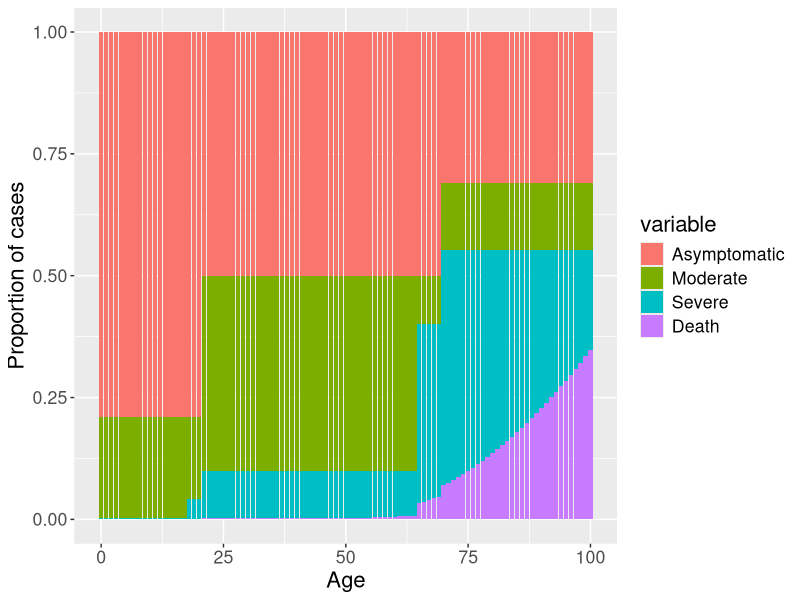

Reproduce this figure in R.
library(ggplot2)
library(reshape2)

ages <- 0:100
outcomeDF <- data.frame(ages)
names(outcomeDF) <- "Age"

outcomeDF$Asymptomatic <- 0.5
outcomeDF$Asymptomatic[outcomeDF$Age <= 20] <- 0.79
outcomeDF$Asymptomatic[outcomeDF$Age >= 70] <- 0.31

outcomeDF$Moderate <- 1 - outcomeDF$Asymptomatic
outcomeDF$Moderate[outcomeDF$Age < 18] <- outcomeDF$Moderate[outcomeDF$Age < 18] * 0.99
outcomeDF$Moderate[outcomeDF$Age >= 18 & outcomeDF$Age < 65] <- outcomeDF$Moderate[outcomeDF$Age >= 18 & outcomeDF$Age < 65] * 0.8
outcomeDF$Moderate[outcomeDF$Age >= 65] <- outcomeDF$Moderate[outcomeDF$Age >= 65] * 0.2

outcomeDF$Severe <- 1 - outcomeDF$Asymptomatic
outcomeDF$Severe[outcomeDF$Age < 18] <- outcomeDF$Severe[outcomeDF$Age < 18] * 0.01
outcomeDF$Severe[outcomeDF$Age >= 18 & outcomeDF$Age < 65] <- outcomeDF$Severe[outcomeDF$Age >= 18 & outcomeDF$Age < 65] * 0.2
outcomeDF$Severe[outcomeDF$Age >= 65] <- outcomeDF$Severe[outcomeDF$Age >= 65] * 0.8

outcomeDF$Death <- outcomeDF$Severe
outcomeDF$Death <- ifelse(outcomeDF$Age > 50, outcomeDF$Death * 0.6 * ((((outcomeDF$Age - 50) / 50) ^ 2) + 0.05), outcomeDF$Death * 0.5 * 0.05)

outcomeDF$Severe <- outcomeDF$Severe - outcomeDF$Death

outcomeDFMelt <- melt(outcomeDF, id.vars = 1)
caseOutcomes <- ggplot(outcomeDFMelt, aes(x = Age, y = value, fill = variable)) + geom_bar(stat = "identity") + ylab("Proportion of cases") + theme(text = element_text(size = 16))
       